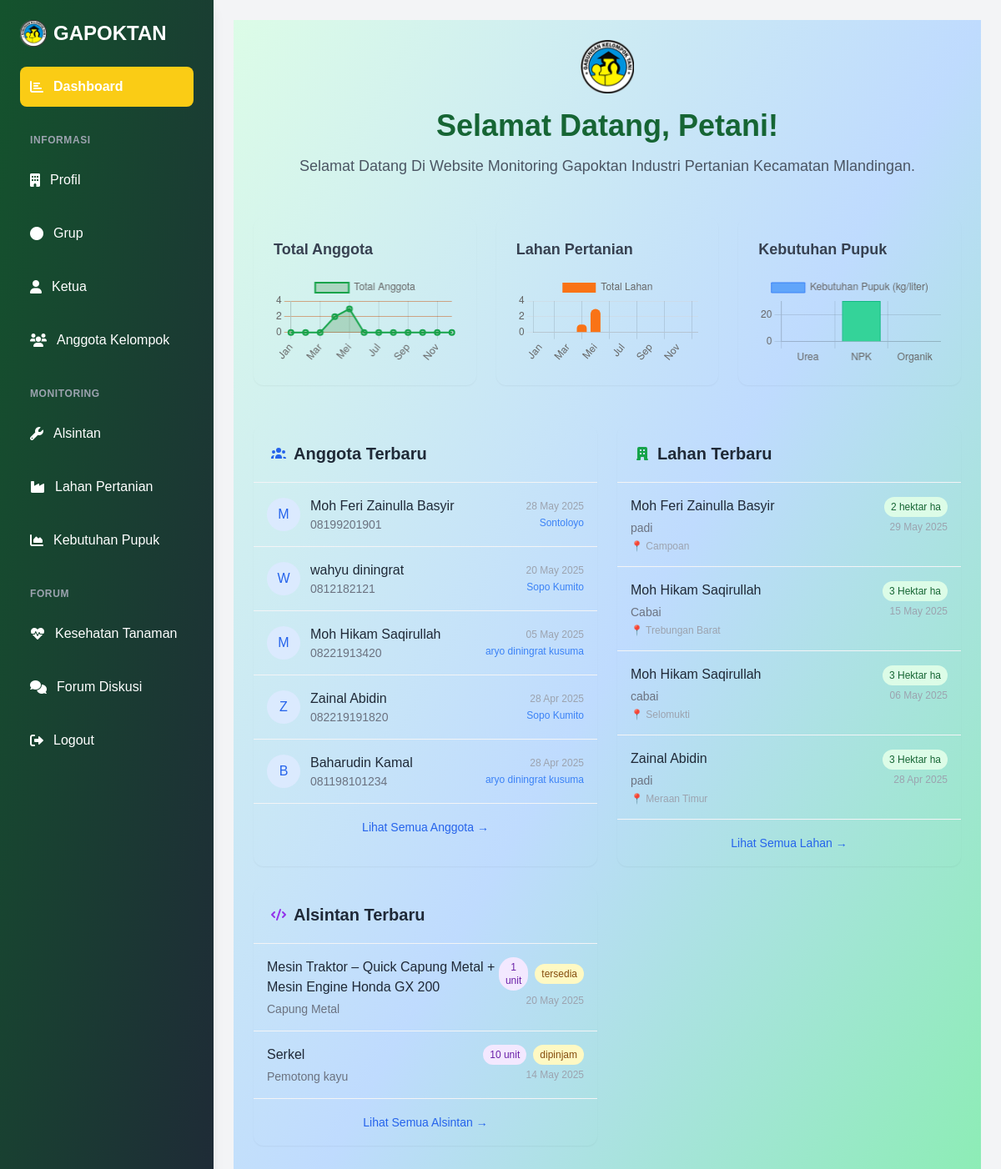
The page / on the database its author committed.
### administrator/models.py (models this page shows, shortened)
class Petani(models.Model):
    grup = models.ForeignKey(Grup, on_delete=models.CASCADE, related_name='anggota')
    nama = models.CharField(max_length=100)
    nik = models.CharField(max_length=100, default="0000000000000000")
    no_hp = models.CharField(max_length=15)
    alamat = RichTextField(blank=True, null=True)
    created_at = models.DateField(default=timezone.now)
    slug = models.SlugField(max_length=200,null=True,blank=True, unique=True)
    class Meta:
        verbose_name_plural ="Data Petani"
    def __str__(self):
        return self.nama

class Grup(models.Model):
    nama = models.CharField(max_length=100, unique=True)
    aktif = models.BooleanField(default=True)
    slug = models.SlugField(max_length=200, null=True,blank=True, unique=True)
    class Meta:
        verbose_name_plural ="Data Grup"
    def __str__(self):
        return self.nama

class Lahan(models.Model):
    pemilik = models.ForeignKey(Petani, on_delete=models.CASCADE)
    gambar_lahan = models.ImageField(upload_to='gambar/lahan', blank=False, null=True)
    luas = models.CharField(max_length=20)
    jenis_tanaman = models.CharField(max_length=100)
    lokasi = models.CharField(max_length=100)
    latitude = models.FloatField(null=True, blank=True)
    longitude = models.FloatField(null=True, blank=True)
    tanggal_tanam = models.DateField(null=True, blank=True)
    tanggal_panen = models.DateField(null=True, blank=True)
    created_at = models.DateField(default=timezone.now)
    slug = models.SlugField(max_length=200,null=True,blank=True, unique=True)
    class Meta:
        verbose_name_plural ="Data Lahan"

class Alsintan(models.Model):
    STATUS_CHOICES = [
        ('tersedia', 'Tersedia'),
        ('dipinjam', 'Dipinjam'),
        ('rusak', 'Rusak'),
    ]
    nama_alat = models.CharField(max_length=100)
    jenis_alat = models.CharField(max_length=100)
    jumlah = models.PositiveIntegerField(default=1)
    kondisi = models.CharField(max_length=10, choices=STATUS_CHOICES, default='tersedia')
    tanggal_pengadaan = models.DateField()
    sumber_dana = models.CharField(max_length=100, blank=True, null=True)
    dokumentasi = models.ImageField(upload_to='gambar/alsintan/', blank=True, null=True)
    keterangan = RichTextField(blank=True, null=True)
    slug = models.SlugField(max_length=200,null=True,blank=True, unique=True)
    class Meta:
        verbose_name_plural = "Data Alsintan"

### petani/views.py (the view)
# urls.py: path('', views.beranda, name='beranda'),
def beranda(request):
    petani_per_bulan = [Petani.objects.filter(created_at__month=bulan).count() for bulan in range(1, 13)]
    lahan_per_bulan = [Lahan.objects.filter(created_at__month=bulan).count() for bulan in range(1, 13)]
    total_urea = DataERDKK.objects.filter(jenis_pupuk='UREA').aggregate(total=Sum('jumlah_kebutuhan'))['total'] or 0
    total_npk = DataERDKK.objects.filter(jenis_pupuk='NPK').aggregate(total=Sum('jumlah_kebutuhan'))['total'] or 0
    total_organik = DataERDKK.objects.filter(jenis_pupuk='ORGANIK').aggregate(total=Sum('jumlah_kebutuhan'))['total'] or 0
    anggota_terbaru = Petani.objects.all().order_by('-created_at')[:5]
    lahan_terbaru = Lahan.objects.all().order_by('-created_at')[:5]
    alsintan_terbaru = Alsintan.objects.all().order_by('-tanggal_pengadaan')[:5]
    context = {
        "judul": "Halaman Petani",
        "menu": "beranda",
        'petani_per_bulan': petani_per_bulan,
        'lahan_per_bulan': lahan_per_bulan,
        'urea': total_urea,
        'npk': total_npk,
        'organik': total_organik,
        'anggota_terbaru':anggota_terbaru,
        'lahan_terbaru': lahan_terbaru,
        'alsintan_terbaru': alsintan_terbaru,
    }
    return render(request, 'beranda.html', context)

### petani/templates/beranda.html (shortened to what this page needs)
{% extends "base.html" %}
{% load static %}
{% block content %}
<div class="min-h-screen bg-gradient-to-br from-green-100 via-blue-200 to-green-300 p-6">
    <header class="text-center mb-12">
        <div class="flex justify-center mb-4">
            <img src="{% static 'gambar/logo.png' %}" alt="Logo" class="w-16 h-16">
        </div>
        <h1 class="text-4xl font-extrabold text-green-800 leading-tight">Selamat Datang, Petani!</h1>
        <p class="text-gray-600 mt-3 text-lg">
            Selamat Datang Di Website Monitoring Gapoktan Industri Pertanian Kecamatan Mlandingan.
        </p>
    </header>
    <div class="grid grid-cols-1 md:grid-cols-2 lg:grid-cols-3 gap-6 mb-12">
        <div class="rounded-xl p-6 shadow-sm hover:shadow-md transition-shadow">
            <h3 class="text-lg font-semibold text-gray-700 mb-4">Total Anggota</h3>
            <canvas id="Anggota"></canvas>
        </div>
        <div class="rounded-xl p-6 shadow-sm hover:shadow-md transition-shadow">
            <h3 class="text-lg font-semibold text-gray-700 mb-4">Lahan Pertanian</h3>
            <canvas id="Lahan"></canvas>
        </div>
        <div class="rounded-xl p-6 shadow-sm hover:shadow-md transition-shadow">
            <h3 class="text-lg font-semibold text-gray-700 mb-4">Kebutuhan Pupuk</h3>
            <canvas id="erdkkChart"></canvas>
        </div>
    </div>
    <div class="grid grid-cols-1 lg:grid-cols-2 gap-6">
        <div class=" rounded-xl shadow-sm overflow-hidden">
            <div class="p-5 border-b border-gray-100">
                <h2 class="text-xl font-semibold text-gray-800 flex items-center">
                    Anggota Terbaru
                </h2>
            </div>
            <div class="divide-y divide-gray-100">
                {% for petani in anggota_terbaru %}
                <div class="p-4 hover:bg-gray-50 transition-colors">
                    <div class="flex items-center space-x-3">
                        <div class="flex-shrink-0">
                            <div class="h-10 w-10 rounded-full bg-blue-100 flex items-center justify-center text-blue-600">
                                {{ petani.nama|first|upper }}
                            </div>
                        </div>
                        <div class="flex-1 min-w-0">
                            <p class="font-medium text-gray-800 truncate">{{ petani.nama }}</p>
                            <p class="text-sm text-gray-500 truncate">{{ petani.no_hp }}</p>
                        </div>
                        <div class="text-right">
                            <p class="text-xs text-gray-400">{{ petani.created_at|date:"d M Y" }}</p>
                            <p class="text-xs text-blue-500 mt-1">{{ petani.grup }}</p>
                        </div>
                    </div>
                </div>
                {% empty %}
                <div class="p-4 text-center text-gray-400">
                    Tidak ada data anggota.
                </div>
                {% endfor %}
            </div>
            <div class="p-4 border-t border-gray-100 text-center">
                <a href="{% url 'anggota' %}" class="text-sm text-blue-600 hover:text-blue-800 font-medium">
                    Lihat Semua Anggota →
                </a>
            </div>
        </div>
        <div class="bg-white-400 rounded-xl shadow-sm overflow-hidden">
            <div class="p-5 border-b border-gray-100">
                <h2 class="text-xl font-semibold text-gray-800 flex items-center">
                    Lahan Terbaru
                </h2>
            </div>
            <div class="divide-y divide-gray-100">
                {% for lahan in lahan_terbaru %}
                <div class="p-4 hover:bg-gray-50 transition-colors">
                    <div class="flex justify-between items-start">
                        <div>
                            <h3 class="font-medium text-gray-800">{{ lahan.pemilik }}</h3>
                            <p class="text-sm text-gray-500 mt-1">{{ lahan.jenis_tanaman }}</p>
                            <p class="text-xs text-gray-400 mt-1">📍 {{ lahan.lokasi|safe }}</p>
                        </div>
                        <div class="text-right">
                            <span class="inline-block bg-green-100 text-green-800 text-xs px-2 py-1 rounded-full">{{ lahan.luas }} ha</span>
                            <p class="text-xs text-gray-400 mt-1">{{ lahan.created_at|date:"d M Y" }}</p>
                        </div>
                    </div>
                </div>
                {% empty %}
                <div class="p-4 text-center text-gray-400">
                    Tidak ada data lahan.
                </div>
                {% endfor %}
            </div>
             <div class="p-4 border-t border-gray-100 text-center">
                <a href="{% url 'lahan' %}" class="text-sm text-blue-600 hover:text-blue-800 font-medium">
                    Lihat Semua Lahan →
                </a>
            </div>
        </div>
        <div class="bg-white-400 rounded-xl shadow-sm overflow-hidden">
            <div class="p-5 border-b border-gray-100">
                <h2 class="text-xl font-semibold text-gray-800 flex items-center">
                    Alsintan Terbaru
                </h2>
            </div>
            <div class="divide-y divide-gray-100">
                {% for alat in alsintan_terbaru %}
                <div class="p-4 hover:bg-gray-50 transition-colors">
                    <div class="flex justify-between items-start">
                        <div>
                            <h3 class="font-medium text-gray-800">{{ alat.nama_alat }}</h3>
                            <p class="text-sm text-gray-500 mt-1">{{ alat.jenis_alat }}</p>
                        </div>
                        <div class="text-right">
                            <div class="flex items-center space-x-2">
                                <span class="inline-block bg-purple-100 text-purple-800 text-xs text-center px-2 py-1 rounded-full">{{ alat.jumlah }} unit</span>
                                <span class="inline-block text-xs px-2 py-1 rounded-full
                                    {% if alat.kondisi == 'Baik' %}bg-green-100 text-green-800
                                    {% elif alat.kondisi == 'Rusak' %}bg-red-100 text-red-800
                                    {% else %}bg-yellow-100 text-yellow-800{% endif %}">
                                    {{ alat.kondisi }}
                                </span>
                            </div>
                            <p class="text-xs text-gray-400 mt-1">{{ alat.tanggal_pengadaan|date:"d M Y" }}</p>
                        </div>
                    </div>
                </div>
                {% empty %}
                <div class="p-4 text-center text-gray-400">
                    Tidak ada data alsintan.
                </div>
                {% endfor %}
            </div>
             <div class="p-4 border-t border-gray-100 text-center">
                <a href="{% url 'alsintan' %}" class="text-sm text-blue-600 hover:text-blue-800 font-medium">
                    Lihat Semua Alsintan →
                </a>
            </div>
        </div>
    </div>
</div>
<script>
    // Chart Total Anggota
    const ctx1 = document.getElementById('Anggota').getContext('2d');
    new Chart(ctx1, {
        type: 'line',
        data: {
            labels: ['Jan', 'Feb', 'Mar', 'Apr', 'Mei', 'Jun', 'Jul', 'Agu', 'Sep', 'Okt', 'Nov', 'Des'],
            datasets: [{
                label: 'Total Anggota',
                data: {{ petani_per_bulan|safe }},
                borderColor: '#16a34a',
                backgroundColor: 'rgba(19, 111, 10, 0.2)',
                borderWidth: 2,
                fill: true
            }]
        },
        options: {
            responsive: true,
            plugins: {
                legend: { position: 'top' }
            },
            scales: {
                y: {
                    beginAtZero: true,
                    grid: { color: 'rgba(203, 88, 21, 0.5)' }
                }
            }
        }
    });
    // Chart Lahan
    const ctx2 = document.getElementById('Lahan').getContext('2d');
    new Chart(ctx2, {
        type: 'bar',
        data: {
            labels: ['Jan', 'Feb', 'Mar', 'Apr', 'Mei', 'Jun', 'Jul', 'Agu', 'Sep', 'Okt', 'Nov', 'Des'],
            datasets: [{
                label: 'Total Lahan',
                data: {{ lahan_per_bulan|safe }},
                backgroundColor: '#f97316',
                borderRadius: 6
            }]
        },
        options: {
            responsive: true,
            plugins: {
                legend: { position: 'top' }
            },
            scales: {
                y: {
                    beginAtZero: true,
                    grid: { color: 'rgba(209, 213, 219, 0.5)' }
                }
            }
        }
    });
    // Chart Kebutuhan Pupuk
    const ctx3 = document.getElementById('erdkkChart').getContext('2d');
    new Chart(ctx3, {
        type: 'bar',
        data: {
            labels: ['Urea', 'NPK', 'Organik'],
            datasets: [{
                label: 'Kebutuhan Pupuk (kg/liter)',
                data: [{{ urea }}, {{ npk }}, {{ organik }}],
                backgroundColor: ['#60a5fa', '#34d399', '#fbbf24'],
                borderColor: ['#3b82f6', '#10b981', '#f59e0b'],
                borderWidth: 1
            }]
        },
        options: {
            responsive: true,
            scales: {
                y: {
                    beginAtZero: true
                }
            }
        }
    });
</script>
{% endblock content %}

### rows shown on the page
Petani: nama|first "M", nama "Moh Feri Zainulla Basyir", no_hp "08199201901", created_at "28 May 2025", grup "Sontoloyo"
Petani: nama|first "W", nama "wahyu diningrat", no_hp "0812182121", created_at "20 May 2025", grup "Sopo Kumito"
Petani: nama|first "M", nama "Moh Hikam Saqirullah", no_hp "08221913420", created_at "05 May 2025", grup "aryo diningrat kusuma"
Petani: nama|first "Z", nama "Zainal Abidin", no_hp "082219191820", created_at "28 Apr 2025", grup "Sopo Kumito"
Petani: nama|first "B", nama "Baharudin Kamal", no_hp "081198101234", created_at "28 Apr 2025", grup "aryo diningrat kusuma"
Lahan: pemilik "Moh Feri Zainulla Basyir", jenis_tanaman "padi", lokasi "Campoan", luas "2 hektar", created_at "29 May 2025"
Lahan: pemilik "Moh Hikam Saqirullah", jenis_tanaman "Cabai", lokasi "Trebungan Barat", luas "3 Hektar", created_at "15 May 2025"
Lahan: pemilik "Moh Hikam Saqirullah", jenis_tanaman "cabai", lokasi "Selomukti", luas "3 Hektar", created_at "06 May 2025"
Lahan: pemilik "Zainal Abidin", jenis_tanaman "padi", lokasi "Meraan Timur", luas "3 Hektar", created_at "28 Apr 2025"
Alsintan: nama_alat "Mesin Traktor – Quick Capung Metal + Mesin Engine Honda GX 200", jenis_alat "Capung Metal", jumlah "1", kondisi "tersedia", tanggal_pengadaan "20 May 2025"
Alsintan: nama_alat "Serkel", jenis_alat "Pemotong kayu", jumlah "10", kondisi "dipinjam", tanggal_pengadaan "14 May 2025"
